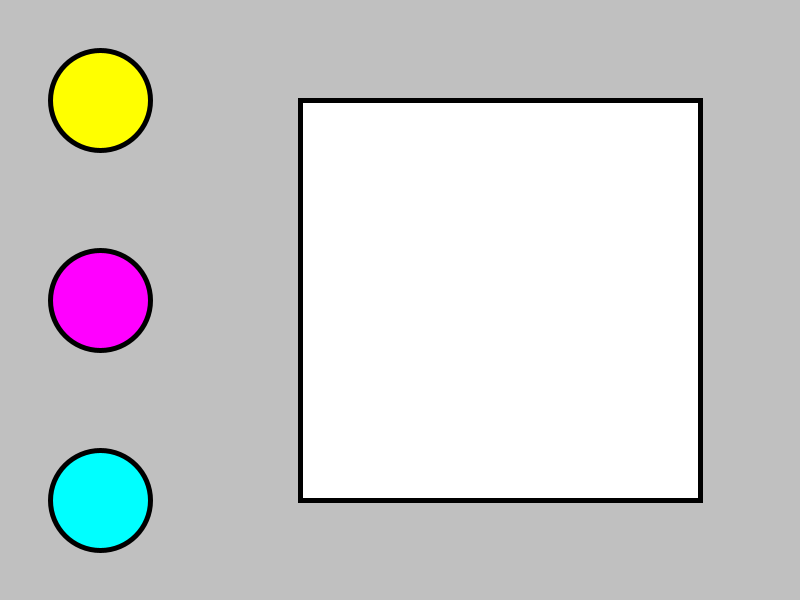
Frame 1 (no input)
Frame 60 (the mouse pressed at the canvas centre just before this capture): identical to frame 1, image omitted
Frame 120 (the mouse held since frame 60 and released just before this capture): identical to frame 1, image omitted

The Processing sketch that drew this single still picture (run headless with seeded random() and noise(); from frame 60 on, the mouse is pressed at the canvas centre):

// Processing sketch: Checkpoint2
// ── Checkpoint2.pde
/*
Michael Guo
2-1
Apr 1
*/

color yellow = #FFFF00;
color magenta = #FF00FF;
color cyan= #00FFFF;
color white = #FFFFFF;
color black = #000000;
color silver = #C0C0C0;
color selected;

void setup(){
  size(800, 600);
  strokeWeight(5);
  stroke(black);
  selected=white;
}

void draw(){
  background(silver);
  
  //button
  tactile(100, 100, 50);
  fill(yellow);
  circle(100, 100, 100);
  
  tactile(100, 300, 50);
  fill(magenta);
  circle(100, 300, 100);
  
  tactile(100, 500, 50);
  fill(cyan);
  circle(100, 500, 100);
  //indicator
  stroke(black);
  fill(selected);
  square(300, 100, 400);
}

void tactile(int x, int y, int r){
  if(dist(x,y,mouseX,mouseY)<r){
    stroke(white);
  } else {
    stroke(black);
  }
}  

void mouseReleased(){
  if(dist(100,100,mouseX,mouseY)<50){
    selected=yellow;
  }
  if(dist(100,300,mouseX,mouseY)<50){
    selected=magenta;
  }
  if(dist(100,500,mouseX,mouseY)<50){
    selected=cyan;
  }
}
